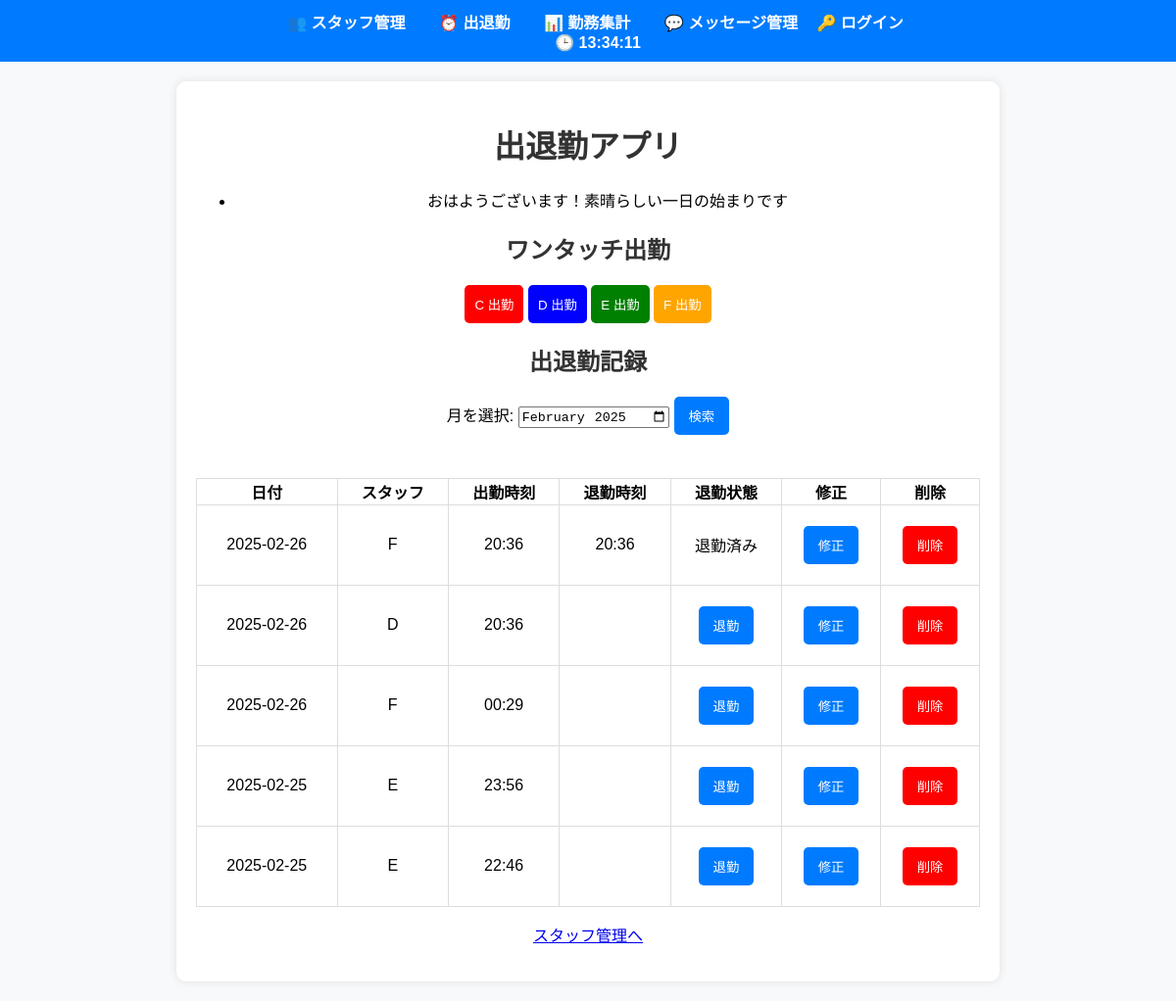
The page /attendance on the database as committed earlier.
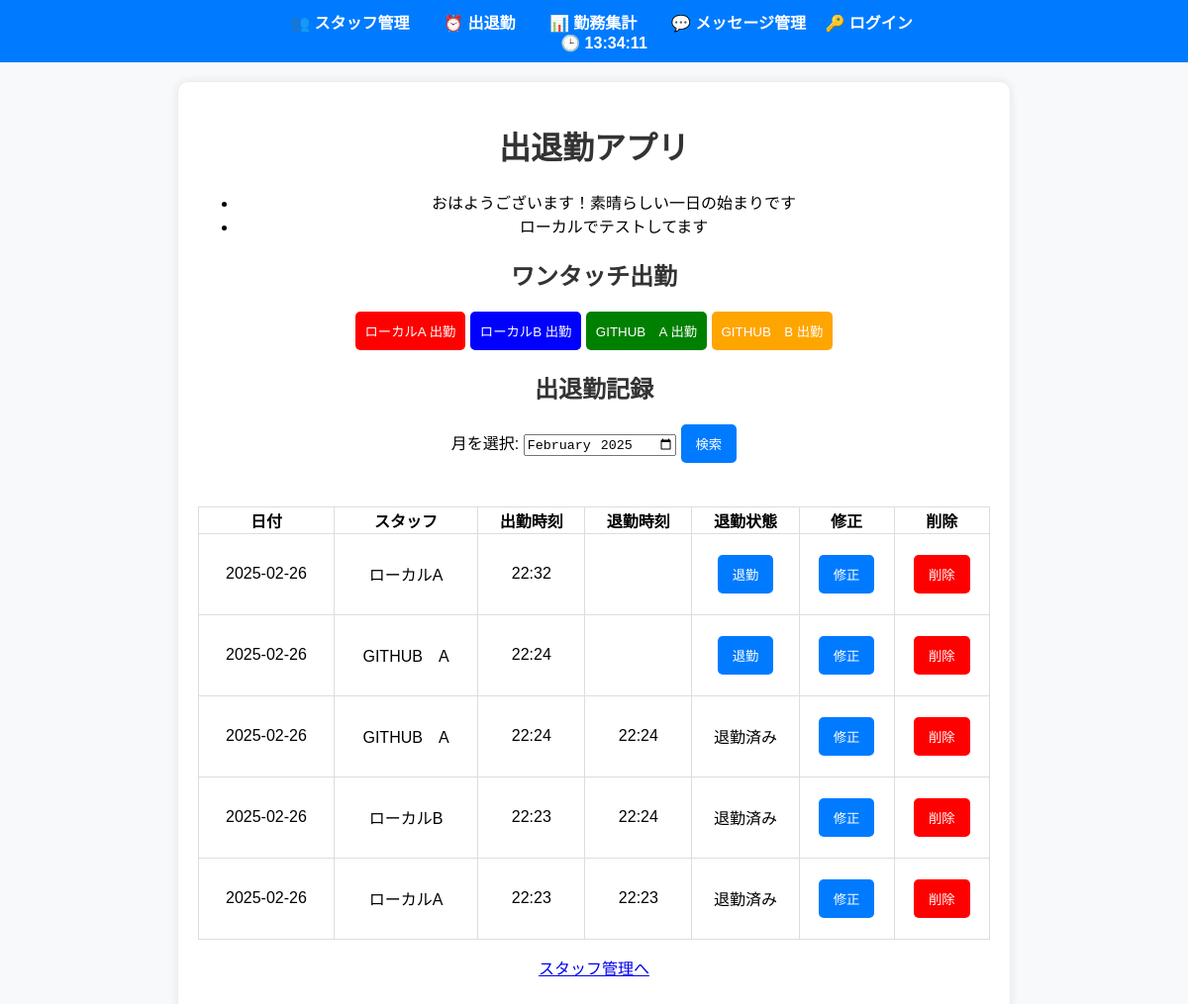
The same page on the database as committed later.
### models.py (models this page shows)
class Message(db.Model):
    id = db.Column(db.Integer, primary_key=True)
    message_text = db.Column(db.String(255), nullable=False)

class Staff(db.Model):
    id = db.Column(db.Integer, primary_key=True)
    name = db.Column(db.String(100), nullable=False)

class Attendance(db.Model):
    id = db.Column(db.Integer, primary_key=True)
    staff_id = db.Column(db.Integer, db.ForeignKey('staff.id'), nullable=False)
    work_date = db.Column(db.Date, nullable=False)
    clock_in = db.Column(db.Time, nullable=True)
    clock_out = db.Column(db.Time, nullable=True)
    staff = db.relationship('Staff', backref=db.backref('attendances', lazy=True))  # ← 追加！

### routes.py (the view)
@app.route('/attendance', methods=['GET'])
def attendance():
    staff = Staff.query.all()
    selected_month = request.args.get('month', datetime.today().strftime('%Y-%m'))  # デフォルトで今月を表示
    messages = Message.query.all()  # ✅ メッセージを取得
    query = Attendance.query.join(Staff).order_by(Attendance.work_date.desc(), Attendance.clock_in.desc())
    if selected_month:
        query = query.filter(func.strftime('%Y-%m', Attendance.work_date) == selected_month)
    attendance_records = query.all()
    return render_template('attendance.html', staff=staff, attendance_records=attendance_records, selected_month=selected_month, messages=messages)

### templates/attendance.html (shortened to what this page needs)
{% extends "base.html" %}
{% block content %}
<h1>出退勤アプリ</h1>
<ul>
    {% if messages %}
        {% for message in messages %}
            <li>{{ message.message_text }}</li>
        {% endfor %}
    {% else %}
        <li>📢 登録されたメッセージはありません。</li>
    {% endif %}
</ul>
<h2>ワンタッチ出勤</h2>
{% set colors = ["red", "blue", "green", "orange", "purple"] %}
{% for person in staff[:5] %}
<form action="{{ url_for('clock_in') }}" method="POST" style="display:inline;">
    <button type="submit" style="background-color: {{ colors[loop.index0 % colors|length] }}; color: white; padding: 10px; border: none; border-radius: 5px; cursor: pointer;">
        {{ person.name }} 出勤
    </button>
</form>
{% endfor %}
<h2>出退勤記録</h2>
<form method="GET">
    <label>月を選択:</label>
    <input type="month" name="month" value="{{ selected_month }}">
    <button type="submit">検索</button>
</form>
<table>
    <tr>
        <th>日付</th>
        <th>スタッフ</th>
        <th>出勤時刻</th>
        <th>退勤時刻</th>
        <th>退勤状態</th>
        <th>修正</th>
        <th>削除</th>
    </tr>
    {% for record in attendance_records %}
    <tr>
        <td>{{ record.work_date }}</td>
        <td>{{ record.staff.name }}</td>
        <td>{{ record.clock_in.strftime('%H:%M') if record.clock_in else '' }}</td>
　　　　　<td>{{ record.clock_out.strftime('%H:%M') if record.clock_out else '' }}</td>
        <td>
            {% if not record.clock_out %}
            <form action="{{ url_for('clock_out', attendance_id=record.id) }}" method="POST">
                <button type="submit">退勤</button>
            </form>
            {% else %}
            退勤済み
            {% endif %}
        </td>
        <td>
            <form action="{{ url_for('edit_attendance', attendance_id=record.id) }}" method="GET">
                <button type="submit">修正</button>
            </form>
        </td>
        <td>
            <form action="{{ url_for('delete_attendance', attendance_id=record.id) }}" method="POST" onsubmit="return confirm('本当に削除しますか？');">
                <button type="submit" style="background-color: red; color: white;">削除</button>
            </form>
        </td>
    </tr>
    {% endfor %}
</table>
<p><a href="{{ url_for('staff_list') }}">スタッフ管理へ</a></p>
{% endblock %}

### templates/base.html (shortened to what this page needs)
<!DOCTYPE html>
<html lang="ja">
<head>
    <link rel="stylesheet" href="{{ url_for('static', filename='style.css') }}">
</head>
<body>
    <nav class="navbar">
        <ul>
            <li><a href="{{ url_for('staff_list') }}">👥 スタッフ管理</a></li>
            <li><a href="{{ url_for('attendance') }}">⏰ 出退勤</a></li>
            <li><a href="{{ url_for('work_summary') }}">📊 勤務集計</a></li>
            <li><a href="{{ url_for('message_list') }}">💬 メッセージ管理</a></li>
            {% if current_user.is_authenticated %}
        <span>👤 {{ current_user.username }} さん</span>
        <a href="{{ url_for('logout') }}">🚪 ログアウト</a>
    {% else %}
        <a href="{{ url_for('login') }}">🔑 ログイン</a>
    {% endif %}
        </ul>
        <span id="current-time"></span>
    </nav>
    <div class="content">
        {% block content %}{% endblock %}
    </div>
</body>
</html>

### static/style.css (style rules this page uses)
.navbar { background-color: #007bff; padding: 10px 0; text-align: center; }
.navbar ul { list-style: none; padding: 0; margin: 0; }
.navbar li { display: inline; margin: 0 15px; }
.navbar a { text-decoration: none; color: white; font-size: 16px; font-weight: bold; }
#current-time { font-size: 16px; color: white; margin-left: 20px; font-weight: bold; }
body { font-family: Arial, sans-serif; margin: 0; padding: 0; background-color: #f8f9fa; text-align: center; }
.content { max-width: 800px; margin: 20px auto; background: white; padding: 20px; border-radius: 10px; box-shadow: 0 0 10px rgba(0, 0, 0, 0.1); }
h1, h2 { color: #333; }
form { margin: 20px 0; }
button { background-color: #007bff; color: white; border: none; padding: 10px 15px; cursor: pointer; border-radius: 5px; }
table { width: 100%; border-collapse: collapse; background-color: white; }
th, td { border: 1px solid #ddd; padding: }

Rows that differ between the two databases and show on the page:
removed Staff: name "E"
removed Staff: name "F"
removed Attendance: work_date "2025-02-26", staff.name "F", clock_in "20:36", clock_out "20:36", shows "退勤済み"
removed Attendance: work_date "2025-02-26", staff.name "D", clock_in "20:36"
removed Attendance: work_date "2025-02-26", staff.name "F", clock_in "00:29"
removed Attendance: work_date "2025-02-25", staff.name "E", clock_in "23:56"
removed Attendance: work_date "2025-02-25", staff.name "E", clock_in "22:46"
added Message: message_text "ローカルでテストしてます"
added Staff: name "ローカルA"
added Staff: name "ローカルB"
changed Staff: name "C" → "GITHUB A"
changed Staff: name "D" → "GITHUB B"
added Attendance: work_date "2025-02-26", staff.name "ローカルA", clock_in "22:32"
added Attendance: work_date "2025-02-26", staff.name "GITHUB A", clock_in "22:24"
added Attendance: work_date "2025-02-26", staff.name "GITHUB A", clock_in "22:24", clock_out "22:24", shows "退勤済み"
added Attendance: work_date "2025-02-26", staff.name "ローカルB", clock_in "22:23", clock_out "22:24", shows "退勤済み"
added Attendance: work_date "2025-02-26", staff.name "ローカルA", clock_in "22:23", clock_out "22:23", shows "退勤済み"
